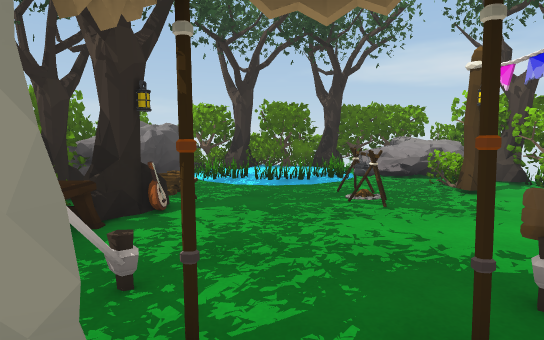
[1] (above)

13 first-person views from a walk through a Unity game level. The camera is 1.4 m above the floor, tilts 6° down and sees 80° across. The floor is counted in squares, 1 m on a side. Each view is taken from the middle of a square. On the plan, view 1 faces up. The plan holds only what a view shows up to about 15 squares ahead; the rest is blank. The place goes on beyond the plan. Some animated figures are not drawn.

[2]
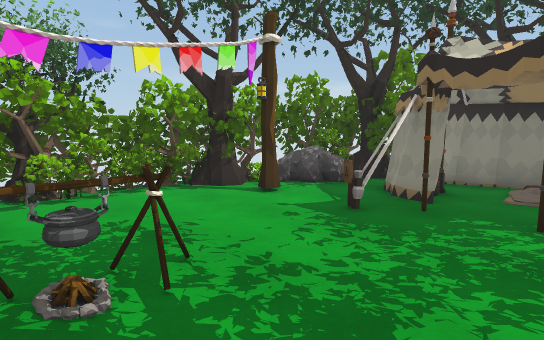

[3]
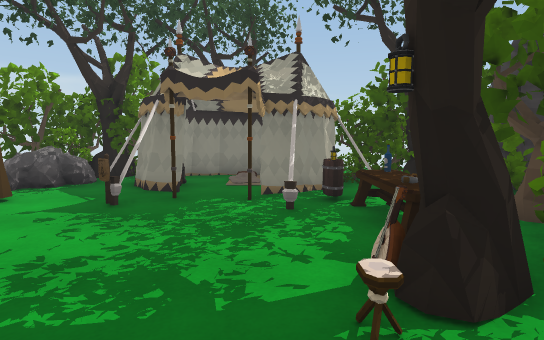

[4]
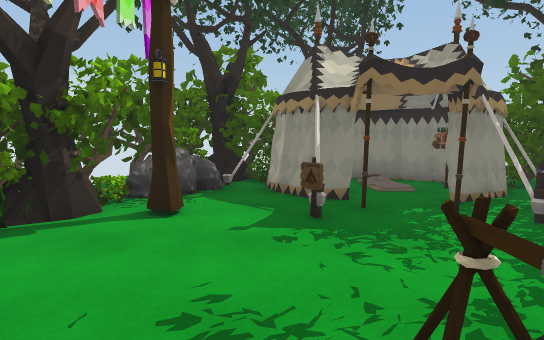

[5]
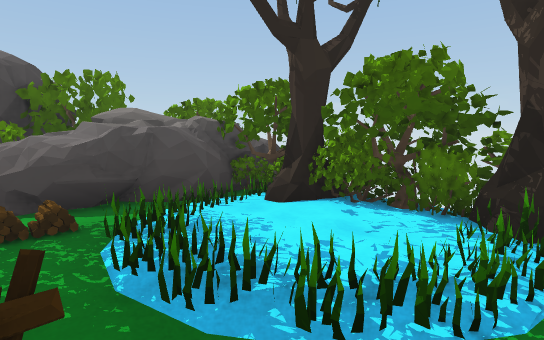

[6]
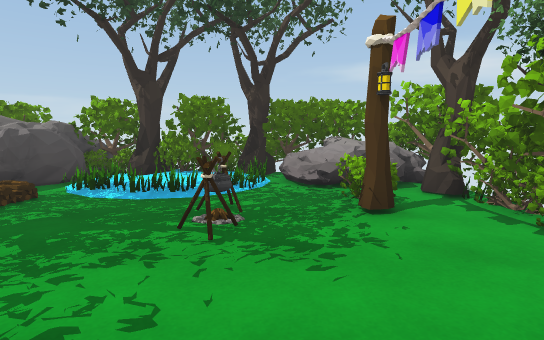

[7]
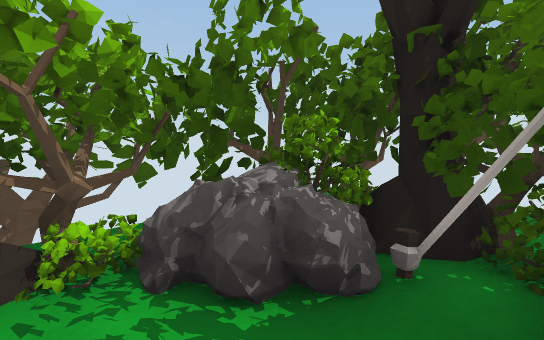

[8]
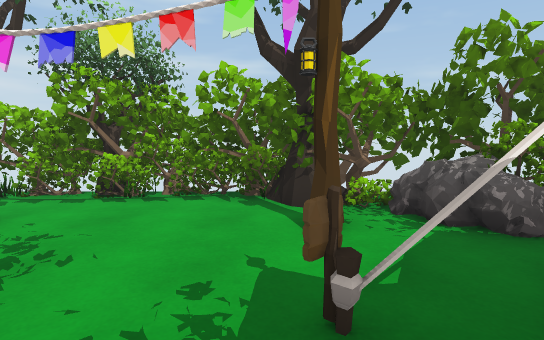

[9]
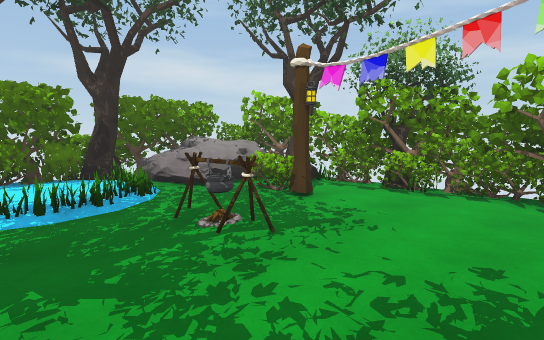

[10]
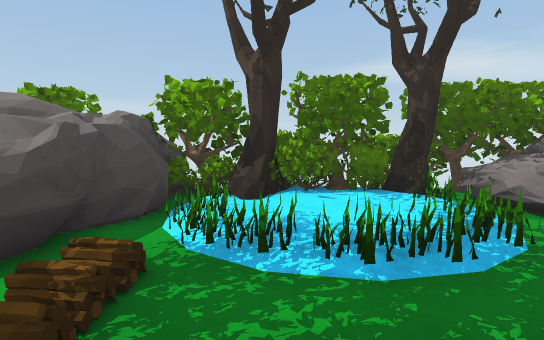

[11]
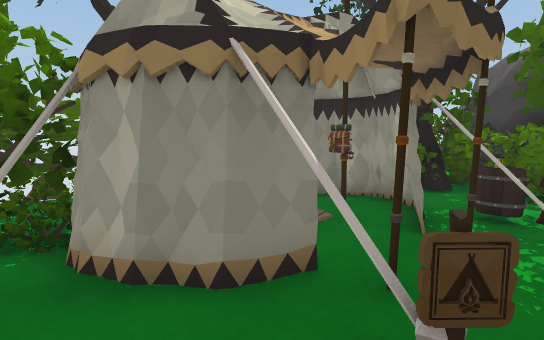

[12]
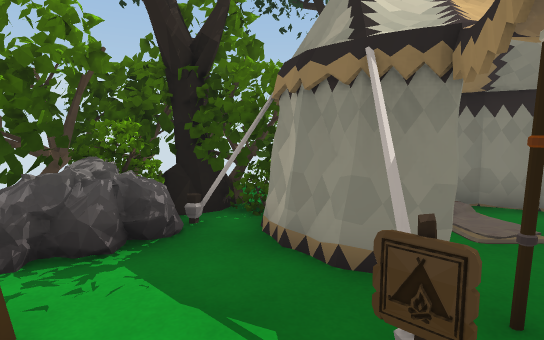

[13]
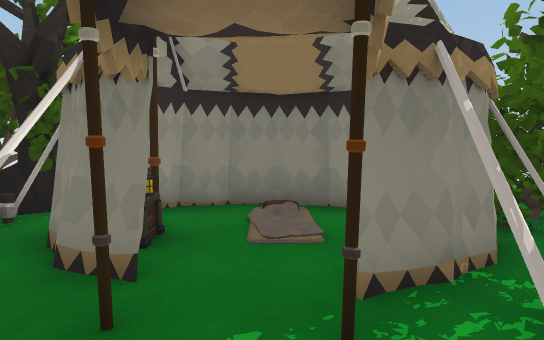

### Floor plan
Key: @ floor where view 1 was taken; # wall or solid block; . main floor; : floor 0.25 m higher than the main floor; O other object.
Columns run from 4 left of view 1 to 9 right of it. Each row starts with its distance up from view 1.
 15 #OOOOOOOOOO
 14 #OOOOOOOOOOOO
 13 #OO#OOO#OOOOOO
 12 ##O:##O#OOOOO
 11 #.O:..O.OOO#OO
 10 # OOOOO..O O O
  9 # .......OOOO
  8 # O...O..###OO
  7 # ....O....OOO
  6 #OO........#OO
  5 #O.........#OO
  4 #O.........#OO
  3 #O....O...#OOO
  2 #OO#.##..OOOOO
  1   ##.##.. OOOO
  0  ##.@OO#.OOO#O
 -1   #O..###OOOO
 -2   ##..#OOOOOO
 -3    #####OOOO
 -4        #OOO
 -5        ###

Where each view was taken, in squares from view 1:
view 1: 0 up, 0 right, facing up
view 2: 8 up, 1 left, facing down-right
view 3: 9 up, 1 left, facing down
view 4: 8 up, 3 right, facing down
view 5: 8 up, 3 right, facing up-left
view 6: 2 up, 3 right, facing up
view 7: 2 up, 3 right, facing down-right
view 8: 3 up, 0 right, facing right
view 9: 3 up, 1 left, facing up-right
view 10: 6 up, 1 left, facing up
view 11: 3 up, 4 right, facing down-left
view 12: 4 up, 3 right, facing down
view 13: 4 up, 0 right, facing down
